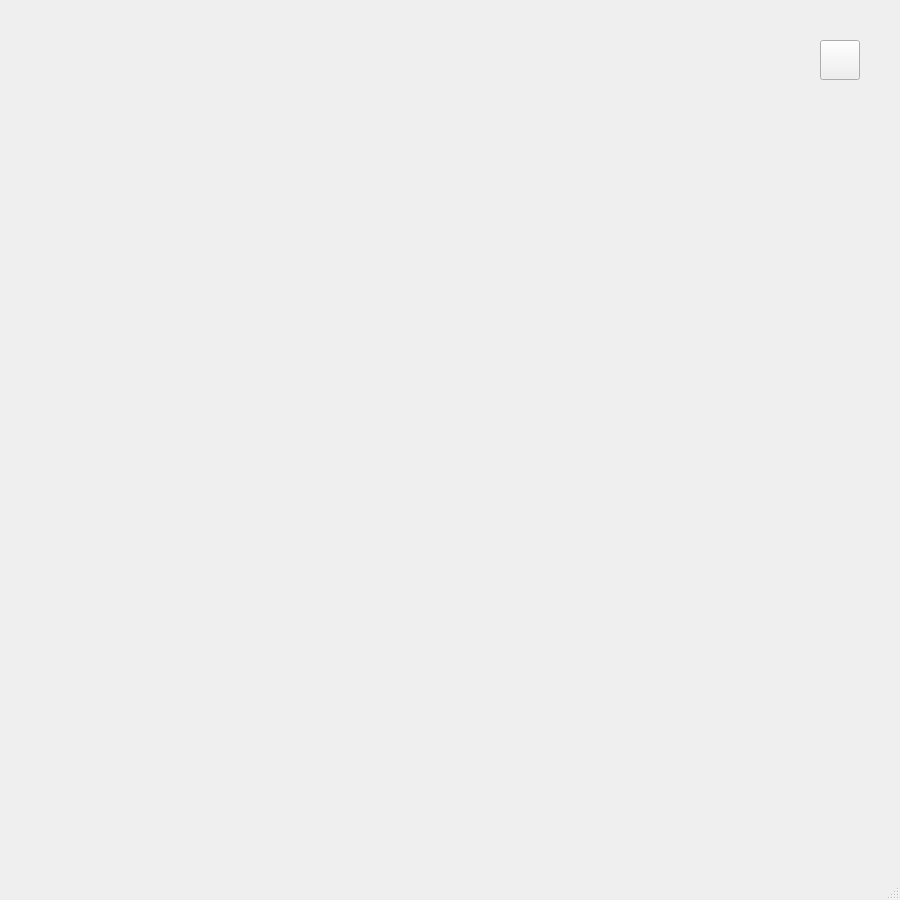
<?xml version="1.0" encoding="UTF-8"?>
<ui version="4.0">
 <class>MainWindow</class>
 <widget class="QMainWindow" name="MainWindow">
  <property name="geometry">
   <rect>
    <x>0</x>
    <y>0</y>
    <width>900</width>
    <height>900</height>
   </rect>
  </property>
  <property name="windowTitle">
   <string>MainWindow</string>
  </property>
  <widget class="QWidget" name="centralwidget">
   <widget class="QPushButton" name="pb">
    <property name="geometry">
     <rect>
      <x>820</x>
      <y>40</y>
      <width>40</width>
      <height>40</height>
     </rect>
    </property>
    <property name="icon">
     <iconset>
      <normaloff>0.png</normaloff>0.png</iconset>
    </property>
    <property name="iconSize">
     <size>
      <width>40</width>
      <height>40</height>
     </size>
    </property>
   </widget>
  </widget>
  <widget class="QMenuBar" name="menubar">
   <property name="geometry">
    <rect>
     <x>0</x>
     <y>0</y>
     <width>900</width>
     <height>26</height>
    </rect>
   </property>
  </widget>
  <widget class="QStatusBar" name="statusbar"/>
 </widget>
 <resources/>
 <connections/>
</ui>
